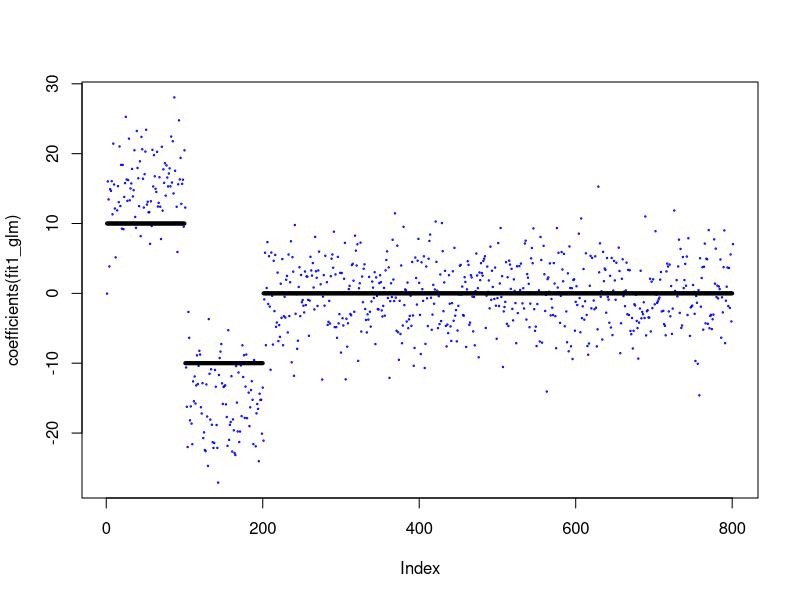
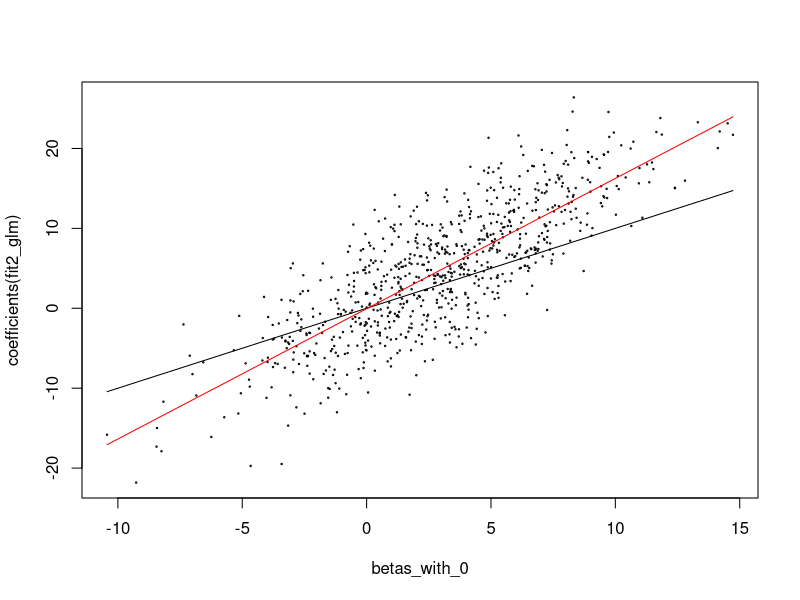
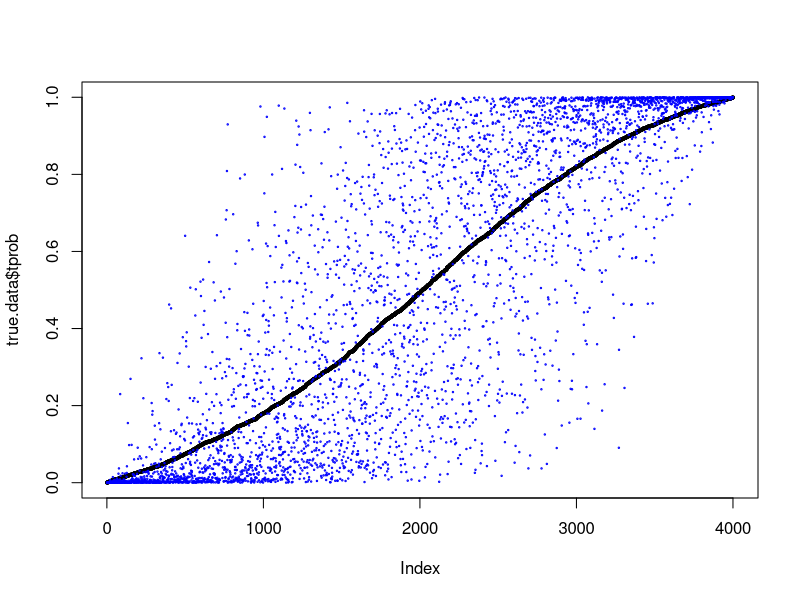

Reproduce these figures in R, in order.
n<-4000
p<-800

X= matrix(rnorm(n*p,mean=0,sd=1/sqrt(n)), n, p)

betas1<-rep(10, 100)
betas1<- c(betas1,rep(-10, 100))
betas1<- c(betas1,rep(0, 600))

sim_logistic_data= function(sample_size,betvec)
{
  eta =X%*% betvec
  p = 1 / (1 + exp(-eta))
  y = rbinom(n = sample_size, size = 1, prob = p)
  data.frame(y, X)
}

example_data1 = sim_logistic_data(sample_size =n,betvec=betas1)

head(example_data1)
fit1_glm = glm(y ~ ., data =example_data1 , family = binomial) 


plot(coefficients(fit1_glm),cex=0.2, col="blue")
points(betas1, cex=0.4)


betas2= matrix(rnorm(p,mean=3,sd=4), p, 1)

example_data2 = sim_logistic_data(sample_size =n,betvec=betas2)

fit2_glm = glm(y ~ ., data =example_data2, family = binomial) 
betas_with_0=c(0,betas2) 


fit_lm =lm(coefficients(fit2_glm)~betas_with_0)
linfit=as.numeric(coefficients(fit_lm))

plot(betas_with_0,coefficients(fit2_glm), cex=0.2)
lines(betas_with_0,betas_with_0, col="black")
lines(betas_with_0,linfit[1]+linfit[2]%*%betas_with_0, col="red")

eta =X%*% betas2
probs = 1 / (1 + exp(-eta))
true.data <- data.frame(tprob=probs, y=example_data2$y)
true.data$fits <-fit2_glm$fitted.values
true.data <- true.data[order(true.data$tprob, decreasing=FALSE),]
true.data$rank <-1:nrow(true.data)
plot(true.data$tprob, cex=0.4)
points(true.data$fits,cex=0.2, col="blue")


